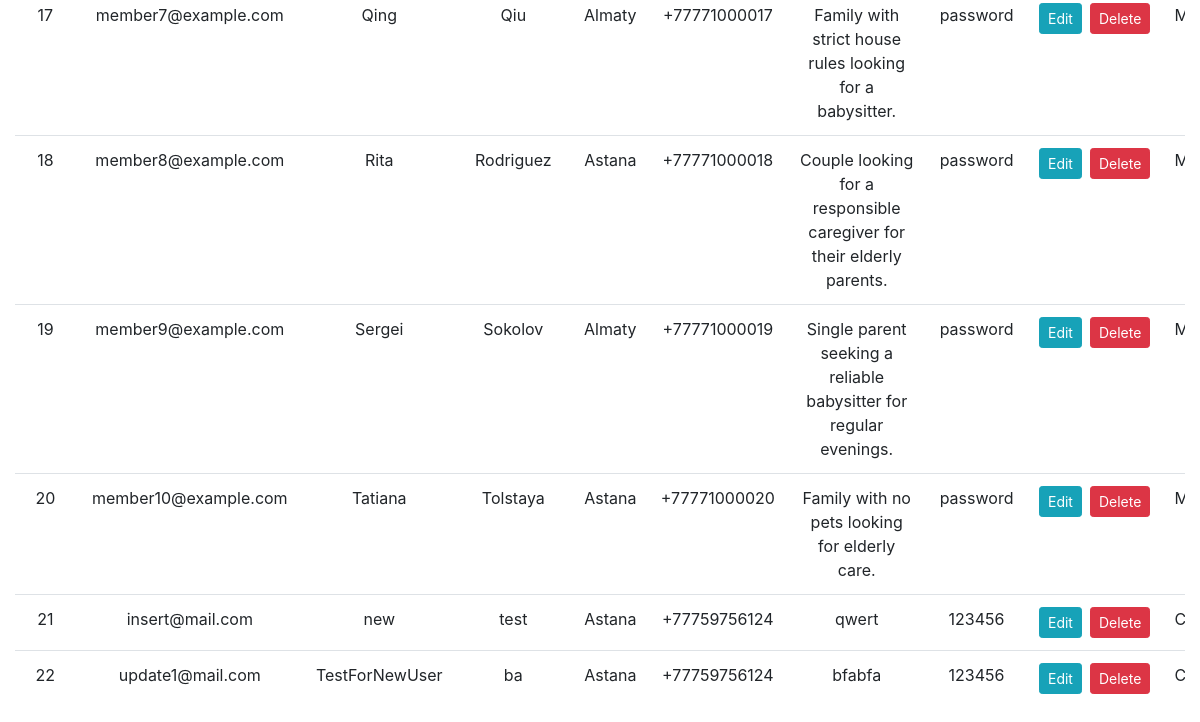
/users (lower part), run on an earlier commit of the app's database.
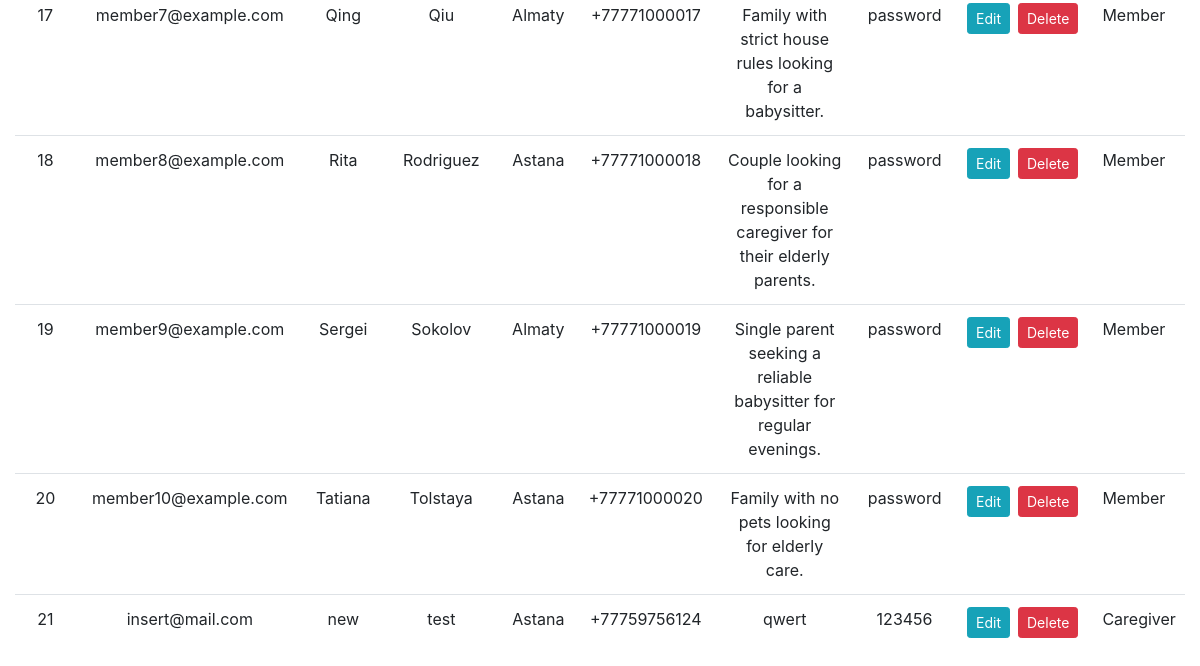
And on a later commit of the database.
### flaskApp/models.py (models this page shows)
class User(db.Model):
    __tablename__ = 'users'
    user_id = db.Column(db.Integer, primary_key=True)
    email = db.Column(db.String(255), unique=True, nullable=False)
    given_name = db.Column(db.String(50), nullable=False)
    surname = db.Column(db.String(50), nullable=False)
    city = db.Column(db.String(50), nullable=False)
    phone_number = db.Column(db.String(15), nullable=False)
    profile_description = db.Column(db.Text, nullable=False)
    password = db.Column(db.String(255), nullable=False)
    caregiver = relationship("Caregiver", back_populates="user", cascade="all, delete-orphan",
                            primaryjoin="User.user_id == foreign(Caregiver.caregiver_user_id)")
    member = relationship("Member", back_populates="user", cascade="all, delete-orphan",
                          primaryjoin="User.user_id == foreign(Member.member_user_id)")
    def has_role(self):
        return True if self.caregiver or self.member else False

### flaskApp/views.py (the view)
@app.route('/users', endpoint='user_list')
def user_list():
    users = User.query.all()
    form = UserForm()
    return render_template('User/user.html', users=users, form=form, formC=CaregiverForm(), formM=MemberForm())

### flaskApp/templates/User/user.html (shortened to what this page needs)
{% extends 'base.html' %} {% block title %}User Table{% endblock %} {% block
content %}
<div class="table-responsive">
  <table class="table table-hover table-white" id="#userTable">
    <tbody>
      {% for user in users %}
      <tr class="text-center">
        <td>{{ user.user_id }}</td>
        <td>{{ user.email }}</td>
        <td>{{ user.given_name }}</td>
        <td>{{ user.surname }}</td>
        <td>{{ user.city }}</td>
        <td>{{ user.phone_number }}</td>
        <td>{{ user.profile_description }}</td>
        <td>{{ user.password }}</td>
        <td>
          <div class="d-flex justify-content-between">
            <a href="/edit_user/{{user.user_id}}" class="btn btn-sm btn-info mr-2" data-toggle="modal"
              data-target="#editUserModal{{user.user_id}}">Edit</a>
            <a href="/delete_user/{{user.user_id}}" class="btn btn-sm btn-danger"
              onclick="return confirm('Are you sure?')">Delete</a>
          </div>
        </td>
        <td>
          <div class="d-flex justify-content-between">
            {% if not user.has_role() %}
            <a href="/add_caregiver/{{user.user_id}}" class="btn btn-sm btn-success mr-1" data-toggle="modal"
              data-target="#addCaregiverModal{{user.user_id}}">Caregiver</a>
            <a href="/add_member/{{user.user_id}}" class="btn btn-sm btn-success mr-2" data-toggle="modal"
              data-target="#addMemberModal{{user.user_id}}">Member</a>
            {% else %}
              {% if user.caregiver %}
              <a>Caregiver</a>
              {% else %}
              <a>Member</a>
              {% endif %}
            {% endif %}
          </div>
      </tr>
      {% endfor %}
    </tbody>
  </table>
</div>
{% endblock %}

What changed in the data, as far as the page shows it:
removed User: user_id "22", email "update1@mail.com", given_name "TestForNewUser", surname "ba", city "Astana", phone_number "+77759756124", profile_description "bfabfa", password "123456", shows "Caregiver"
